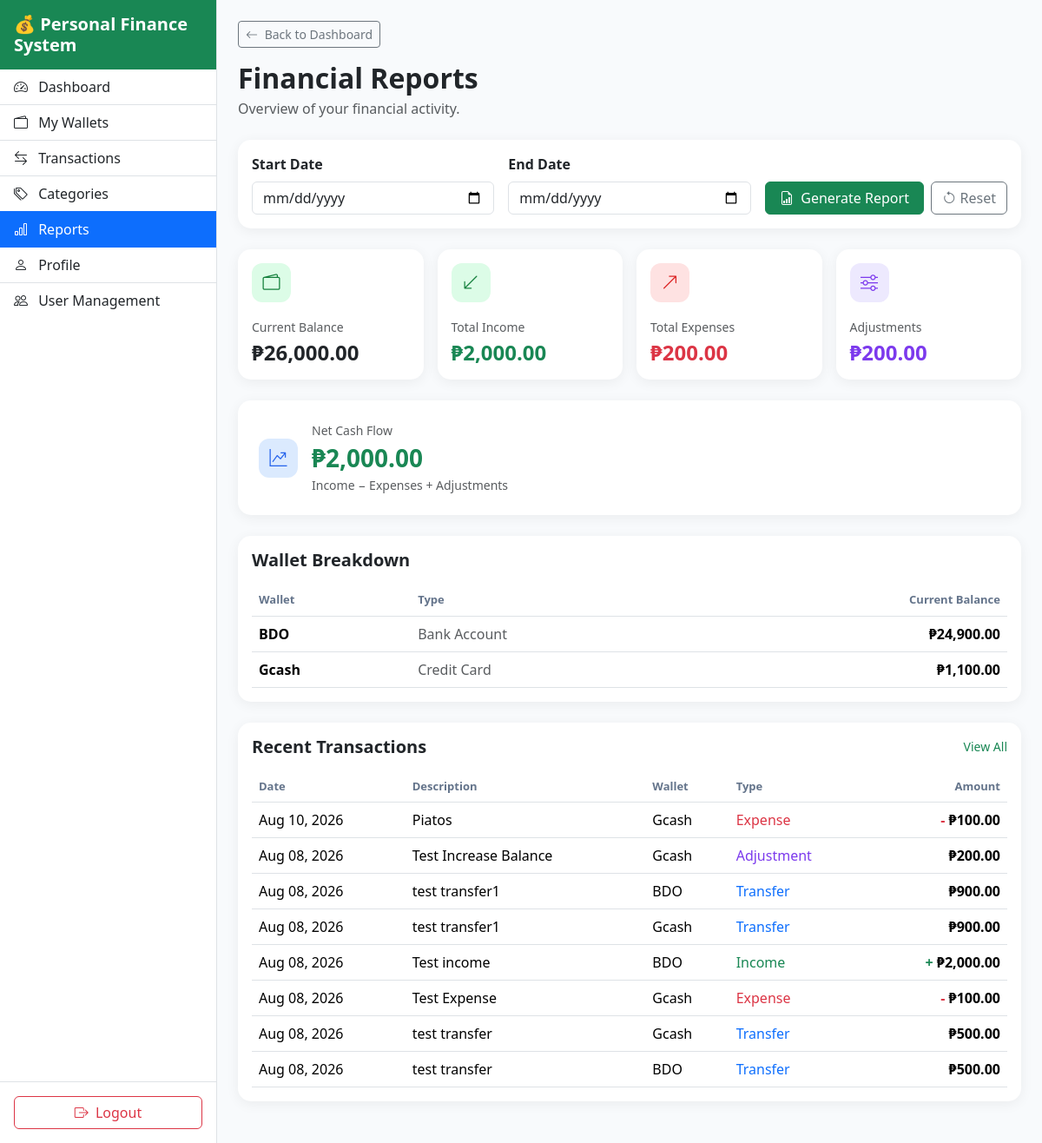
The page /reports/index.php (signed in) on the database its author committed.
### tables this page shows
CREATE TABLE `wallets` (
  `id` int(10) UNSIGNED NOT NULL,
  `user_id` int(10) UNSIGNED NOT NULL,
  `wallet_type_id` int(10) UNSIGNED NOT NULL,
  `name` varchar(100) NOT NULL,
  `description` varchar(255) DEFAULT NULL,
  `initial_balance` decimal(15,2) NOT NULL DEFAULT 0.00,
  `currency` varchar(10) NOT NULL DEFAULT 'PHP',
  `status` enum('Active','Archived') NOT NULL DEFAULT 'Active',
  `created_at` timestamp NOT NULL DEFAULT current_timestamp(),
  `updated_at` timestamp NOT NULL DEFAULT current_timestamp() ON UPDATE current_timestamp()
);

CREATE TABLE `transactions` (
  `id` bigint(20) UNSIGNED NOT NULL,
  `user_id` int(10) UNSIGNED NOT NULL,
  `wallet_id` int(10) UNSIGNED NOT NULL,
  `category_id` int(10) UNSIGNED DEFAULT NULL,
  `type` enum('Income','Expense','Transfer','Adjustment') NOT NULL,
  `amount` decimal(15,2) NOT NULL,
  `transaction_date` date NOT NULL,
  `description` varchar(255) DEFAULT NULL,
  `notes` text DEFAULT NULL,
  `created_at` timestamp NOT NULL DEFAULT current_timestamp(),
  `updated_at` timestamp NOT NULL DEFAULT current_timestamp() ON UPDATE current_timestamp()
);

### reports/index.php (the view, shortened to what the rows shown need)
<?php
require_once __DIR__ . '/../app/config/database.php';
require_once __DIR__ . '/../app/helpers/functions.php';
$userId = currentUserId();
$walletSql = "
    SELECT
        w.id,
        w.name,
        w.initial_balance,
        w.currency,
        wt.name AS wallet_type,
        (
            w.initial_balance
            /* Income */
            + COALESCE(
                (
                    SELECT SUM(t.amount)
                    FROM transactions t
                    WHERE t.wallet_id = w.id
                      AND t.user_id = :income_user_id
                      AND t.type = 'Income'
                ),
                0
            )
            /* Expense */
            - COALESCE(
                (
                    SELECT SUM(t.amount)
                    FROM transactions t
                    WHERE t.wallet_id = w.id
                      AND t.user_id = :expense_user_id
                      AND t.type = 'Expense'
                ),
                0
            )
            /* Adjustment */
            + COALESCE(
                (
                    SELECT SUM(t.amount)
                    FROM transactions t
                    WHERE t.wallet_id = w.id
                      AND t.user_id = :adjustment_user_id
                      AND t.type = 'Adjustment'
                ),
                0
            )
            /* Transfer Sent */
            - COALESCE(
                (
                    SELECT SUM(source_t.amount)
                    FROM transaction_transfers tt
                    INNER JOIN transactions source_t
                        ON tt.transaction_id = source_t.id
                    WHERE source_t.wallet_id = w.id
                      AND source_t.user_id = :sent_user_id
                ),
                0
            )
            /* Transfer Received */
            + COALESCE(
                (
                    SELECT SUM(destination_t.amount)
                    FROM transaction_transfers tt
                    INNER JOIN transactions destination_t
                        ON tt.destination_transaction_id =
                           destination_t.id
                    WHERE destination_t.wallet_id = w.id
                      AND destination_t.user_id = :received_user_id
                ),
                0
            )
        ) AS current_balance
    FROM wallets w
    INNER JOIN wallet_types wt
        ON w.wallet_type_id = wt.id
    WHERE w.user_id = :wallet_user_id
      AND w.status = 'Active'
    ORDER BY w.name ASC
";
$walletStmt =
    $pdo->prepare($walletSql);
$walletStmt->execute([
    ':income_user_id' =>
        $userId,
    ':expense_user_id' =>
        $userId,
    ':adjustment_user_id' =>
        $userId,
    ':sent_user_id' =>
        $userId,
    ':received_user_id' =>
        $userId,
    ':wallet_user_id' =>
        $userId
]);
$wallets =
    $walletStmt->fetchAll();
$recentSql = "
    SELECT
        t.id,
        t.type,
        t.amount,
        t.transaction_date,
        t.description,
        w.name AS wallet_name,
        c.name AS category_name
    FROM transactions t
    INNER JOIN wallets w
        ON t.wallet_id = w.id
    LEFT JOIN categories c
        ON t.category_id = c.id
    WHERE t.user_id = :user_id
";
$recentParams = [
    ':user_id' => $userId
];
$recentSql .= "
    ORDER BY
        t.transaction_date DESC,
        t.id DESC
    LIMIT 10
";
$recentStmt =
    $pdo->prepare($recentSql);
$recentStmt->execute(
    $recentParams
);
$recentTransactions =
    $recentStmt->fetchAll();
function reportMoney(
    float $amount,
    string $currency = 'PHP'
): string {
    $symbol =
        $currency === 'PHP'
            ? '₱'
            : $currency . ' ';
    return $symbol .
        number_format(
            $amount,
            2
        );
}
function reportTypeClass(
    string $type
): string {
    switch ($type) {
        case 'Income':
            return 'text-success';
        case 'Expense':
            return 'text-danger';
        case 'Transfer':
            return 'text-primary';
        case 'Adjustment':
            return 'text-purple';
    }
}
?>
<!DOCTYPE html>
<html lang="en">
<head>
    <link
        href="https://cdn.jsdelivr.net/npm/bootstrap@5.3.7/dist/css/bootstrap.min.css"
        rel="stylesheet"
    >
    <link
        rel="stylesheet"
        href="https://cdn.jsdelivr.net/npm/bootstrap-icons@1.13.1/font/bootstrap-icons.min.css"
    >
    <link
        rel="stylesheet"
        href="<?= BASE_URL ?>assets/css/style_reports_index.css"
    >
</head>
<body>
<main
    class="
        reports-content
    "
>
        <div
            class="d-flex
            flex-column
            flex-md-row
            justify-content-between
            align-items-md-center
            gap-3
            mb-4"
        >
            <div>
                <h2
                    class="fw-bold
                    mb-1"
                >
                    Financial Reports
                </h2>
            </div>
        </div>
        <div
            class="card
            report-card
            mb-4"
        >
            <div
                class="card-body"
            >
                <?php if (
                    empty($wallets)
                ): ?>
                    <p
                        class="text-muted
                        mb-0"
                    >
                        No active wallets found.
                    </p>
                <?php else: ?>
                    <div
                        class="table-responsive"
                    >
                        <table
                            class="table
                            table-hover
                            mb-0"
                        >
                            <thead>
                                <tr>
                                    <th>
                                        Wallet
                                    </th>
                                    <th>
                                        Type
                                    </th>
                                    <th
                                        class="text-end"
                                    >
                                        Current Balance
                                    </th>
                                </tr>
                            </thead>
                            <tbody>
                                <?php foreach (
                                    $wallets
                                    as $wallet
                                ): ?>
                                    <tr>
                                        <td>
                                            <strong>
                                                <?= e(
                                                    $wallet['name']
                                                ) ?>
                                            </strong>
                                        </td>
                                        <td>
                                            <span
                                                class="text-muted"
                                            >
                                                <?= e(
                                                    $wallet[
                                                        'wallet_type'
                                                    ]
                                                ) ?>
                                            </span>
                                        </td>
                                        <td
                                            class="text-end
                                            fw-bold"
                                        >
                                            <?= reportMoney(
                                                (float)
                                                $wallet[
                                                    'current_balance'
                                                ],
                                                $wallet[
                                                    'currency'
                                                ]
                                            ) ?>
                                        </td>
                                    </tr>
                                <?php endforeach; ?>
                            </tbody>
                        </table>
                    </div>
                <?php endif; ?>
            </div>
        </div>
        <div
            class="card
            report-card
            mb-4"
        >
            <div
                class="card-body"
            >
                <?php if (
                    empty(
                        $recentTransactions
                    )
                ): ?>
                    <p
                        class="text-muted
                        mb-0"
                    >
                        No transactions found.
                    </p>
                <?php else: ?>
                    <div
                        class="table-responsive"
                    >
                        <table
                            class="table
                            table-hover
                            mb-0"
                        >
                            <thead>
                                <tr>
                                    <th>
                                        Date
                                    </th>
                                    <th>
                                        Description
                                    </th>
                                    <th>
                                        Wallet
                                    </th>
                                    <th>
                                        Type
                                    </th>
                                    <th
                                        class="text-end"
                                    >
                                        Amount
                                    </th>
                                </tr>
                            </thead>
                            <tbody>
                                <?php foreach (
                                    $recentTransactions
                                    as $transaction
                                ): ?>
                                    <tr>
                                        <td>
                                            <?= date(
                                                'M d, Y',
                                                strtotime(
                                                    $transaction[
                                                        'transaction_date'
                                                    ]
                                                )
                                            ) ?>
                                        </td>
                                        <td>
                                            <?= e(
                                                $transaction[
                                                    'description'
                                                ] ?: (
                                                    $transaction[
                                                        'type'
                                                    ]
                                                    .
                                                    ' transaction'
                                                )
                                            ) ?>
                                        </td>
                                        <td>
                                            <?= e(
                                                $transaction[
                                                    'wallet_name'
                                                ]
                                            ) ?>
                                        </td>
                                        <td>
                                            <span
                                                class="<?= e(
                                                    reportTypeClass(
                                                        $transaction[
                                                            'type'
                                                        ]
                                                    )
                                                ) ?>"
                                            >
                                                <?= e(
                                                    $transaction[
                                                        'type'
                                                    ]
                                                ) ?>
                                            </span>
                                        </td>
                                        <td
                                            class="text-end
                                            fw-bold"
                                        >
                                            <?php if (
                                                $transaction[
                                                    'type'
                                                ] === 'Income'
                                            ): ?>
                                                <span
                                                    class="text-success"
                                                >
                                                    +
                                                </span>
                                            <?php elseif (
                                                $transaction[
                                                    'type'
                                                ] === 'Expense'
                                            ): ?>
                                                <span
                                                    class="text-danger"
                                                >
                                                    -
                                                </span>
                                            <?php endif; ?>
                                            <?= reportMoney(
                                                abs(
                                                    (float)
                                                    $transaction[
                                                        'amount'
                                                    ]
                                                )
                                            ) ?>
                                        </td>
                                    </tr>
                                <?php endforeach; ?>
                            </tbody>
                        </table>
                    </div>
                <?php endif; ?>
            </div>
        </div>
    </main>
</body>
</html>

### rows shown on the page
wallets: name "BDO", wallet "Bank Account", wallet "₱24,900.00"
wallets: name "Gcash", wallet "Credit Card", wallet "₱1,100.00"
transactions: transaction_date "Aug 10, 2026", description "Piatos", wallet.name "Gcash", type "Expense", amount "₱100.00"
transactions: transaction_date "Aug 08, 2026", description "Test Increase Balance", wallet.name "Gcash", type "Adjustment", amount "₱200.00"
transactions: transaction_date "Aug 08, 2026", description "test transfer1", wallet.name "BDO", type "Transfer", amount "₱900.00"
transactions: transaction_date "Aug 08, 2026", description "test transfer1", wallet.name "Gcash", type "Transfer", amount "₱900.00"
transactions: transaction_date "Aug 08, 2026", description "Test income", wallet.name "BDO", type "Income", amount "₱2,000.00"
transactions: transaction_date "Aug 08, 2026", description "Test Expense", wallet.name "Gcash", type "Expense", amount "₱100.00"
transactions: transaction_date "Aug 08, 2026", description "test transfer", wallet.name "Gcash", type "Transfer", amount "₱500.00"
transactions: transaction_date "Aug 08, 2026", description "test transfer", wallet.name "BDO", type "Transfer", amount "₱500.00"

### other values the page prints
APP_NAME "Personal Finance System"
